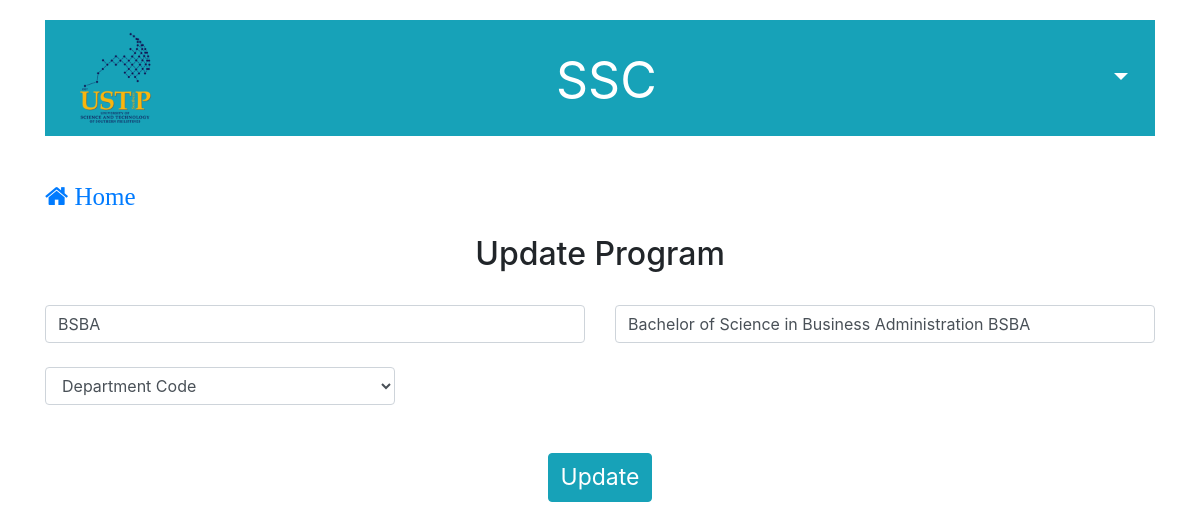
Page /program_update.php?edit2=BSBA on the committed database.
### tables this page shows
CREATE TABLE `program` (
  `course_code` varchar(10) NOT NULL,
  `course_name` varchar(100) NOT NULL,
  `department_code` char(10) NOT NULL
);

### program_update.php (the view, shortened to what this page needs)
<?php include('server.php');
  if (isset($_GET['edit2'])) {
    $course_code = $_GET['edit2'];
    $update = true;
    $record = mysqli_query($db, "SELECT * FROM program WHERE course_code='$course_code'");
       	$n = mysqli_fetch_array($record);
		$course_code = $n['course_code'];
		$course_name = $n['course_name'];
?>
<!DOCTYPE html>
<head>
	<link rel = "stylesheet" href = "bootstrap/css/bootstrap.min.css">
	<link rel = "stylesheet" href = "font-awesome-4.7.0/font-awesome-4.7.0/css/font-awesome.min.css">
</head>
<body>
<div class="container">
	<nav class="navbar navbar-expand-lg navbar-dark bg-info" style="margin-top:20px">
		<nav class="collapse navbar-collapse" id="navbarText">
				<img src="1.png" width="100" height="100" alt="" style="margin-left:5px">
		    <ul class="navbar-nav mr-auto">
		      <li class="nav-item active">
		        <a class="nav-link" href="index.php" style="font-size:50px; margin-top:5px; margin-left:382px">SSC<span class="sr-only">(current)</span></a>
		      </li>
			</ul>
			<div class="btn-group" style="margin-left:430px" height="100px">
				<button type="button" class="btn btn-info dropdown-toggle" data-toggle="dropdown" aria-haspopup="true" aria-expanded="false" style="font-size:25px;">
				</button>
			</div>
</div>
		<div class="container"><br/><br/>
		<a class="fa fa-home" href="index.php" style="font-size:25px"> Home</a><br/><br/>
		<center><h2>Update Program</h2></center><br/>
	<form method="POST" action="program_list.php">
  		<div class="row">
    		<div class="col">
     	 		<input type="text" class="form-control"  value="<?php echo $course_code; ?>" name="course_code" required>
    		</div>
    		<div class="col">
      			<input type="text" class="form-control"  value="<?php echo $course_name; ?>" name="course_name" required>
    		</div>
  		</div><br/>
  		<div class="row" style="width:380px">
  			<div class="col">
  			<select name = "department_code" class="form-control">
    			<option selected>Department Code</option>
  			</select>
  			</div>
  		</div><br/><br/>
  		<?php }?>
  		<center>
			<?php if ($update == true): ?>
					<button type="submit" class="btn btn-info" name="update2" style="font-size: 23px">Update</button>
       		<?php else: ?>
					<button type="submit" class="btn btn-info" name="save" style="font-size: 23px">Save</button>
      		<?php endif ?>
		</center>
	</form>
</body>
</html>

### rows in the picture
program: course_code "BSBA", course_name "Bachelor of Science in Business Administration BSBA"
